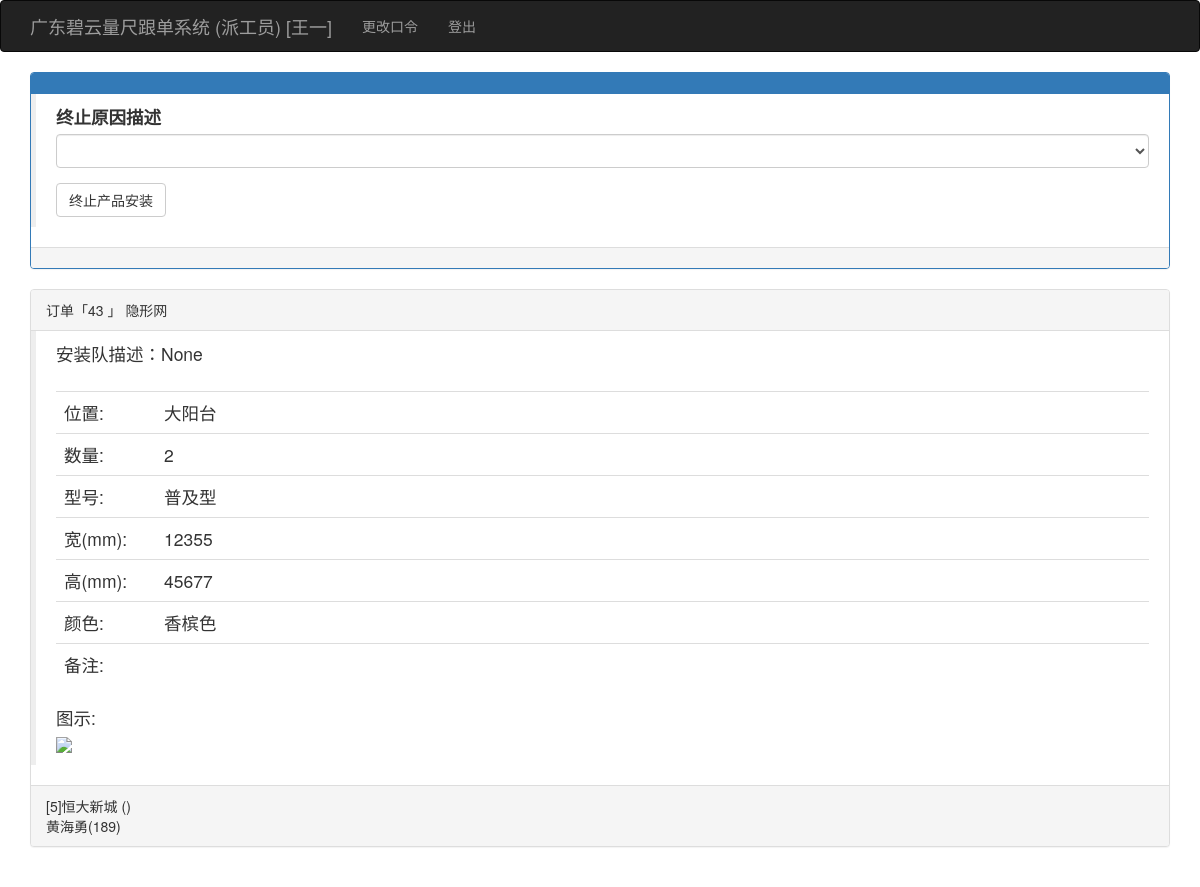
The app's page /stoplc/43 (signed in) with its own data.
### app/models.py (models this page shows, shortened)
class User(UserMixin, db.Model):
    __tablename__ = 'users'
    id = db.Column(db.Integer, primary_key=True)
    user = db.Column(db.String(64), unique=True, index=True)
    pin = db.Column(db.String(64))
    username = db.Column(db.String(64))
    tel = db.Column(db.String(32))
    role = db.Column(db.String(64))
    isuse = db.Column(db.Boolean, default=False)
    beizhu = db.Column(db.String(64))
    kehus = db.relationship('Kehu', backref='user', lazy='dynamic')
    @login_manager.user_loader
    def load_user(user_id):
        return User.query.get(int(user_id))

class Dingdan(db.Model):
    __tablename__ = 'dingdans'
    id = db.Column(db.Integer, primary_key=True)
    kehu_id = db.Column(db.Integer, db.ForeignKey('kehus.id'))
    chanpin_id = db.Column(db.Integer, db.ForeignKey('chanpins.id'))
    shuliang = db.Column(db.Integer)
    weizhi = db.Column(db.String(64))
    xinghao = db.Column(db.String(64))
    kuan_chang = db.Column(db.Integer)
    gao = db.Column(db.Integer)
    meikongkuan_bashoudigao = db.Column(db.Integer)
    color = db.Column(db.String(64))
    shanshu = db.Column(db.Integer)
    zhonghengtiaoshu_gantiaoshu = db.Column(db.Integer)
    shuowei = db.Column(db.String(64))
    ishaveht = db.Column(db.String(64))
    zhangfa_dengfenshu_kaishuofangshi = db.Column(db.String(64))
    jiage = db.Column(db.Float)
    tushipic = db.Column(db.String(64))
    beizhu = db.Column(db.String(64))
    status = db.Column(db.Integer, default=1)  # 1测尺、2业务下单、3工厂下单、4工厂入库、5工厂发货、6收货、7派工、8装完、9安清款
    fakaidi = db.Column(db.String(64))  # -1
    time_1 = db.Column(db.DateTime())
    user_1_id = db.Column(db.Integer, db.ForeignKey('users.id'))
    beizhue = db.Column(db.String(64))
    time0 = db.Column(db.DateTime(), default=datetime.utcnow)
    user0_id = db.Column(db.Integer, db.ForeignKey('users.id'))
    time1 = db.Column(db.DateTime())
    user1_id = db.Column(db.Integer, db.ForeignKey('users.id'))
    time2 = db.Column(db.DateTime())
    user2_id = db.Column(db.Integer, db.ForeignKey('users.id'))
    time3 = db.Column(db.DateTime())
    user3_id = db.Column(db.Integer, db.ForeignKey('users.id'))
    time4 = db.Column(db.DateTime())
    user4_id = db.Column(db.Integer, db.ForeignKey('users.id'))
    time5 = db.Column(db.DateTime())
    user5_id = db.Column(db.Integer, db.ForeignKey('users.id'))
    time6 = db.Column(db.DateTime())
    user6_id = db.Column(db.Integer, db.ForeignKey('users.id'))
    time7 = db.Column(db.DateTime())
    user7_id = db.Column(db.Integer, db.ForeignKey('users.id'))
    time8 = db.Column(db.DateTime())
    user8_id = db.Column(db.Integer, db.ForeignKey('users.id'))
    time9 = db.Column(db.DateTime())
    user9_id = db.Column(db.Integer, db.ForeignKey('users.id'))
    time_1 = db.Column(db.DateTime())
    user_1_id = db.Column(db.Integer, db.ForeignKey('users.id'))
    beizhue = db.Column(db.String(64))
    az_status = db.Column(db.Integer)
    az_beizhue = db.Column(db.String(64))
    az_time_1 = db.Column(db.DateTime())
    az_time1 = db.Column(db.DateTime())
    az_time2 = db.Column(db.DateTime())
    az_time3 = db.Column(db.DateTime())
    azd_id = db.Column(db.Integer, db.ForeignKey('users.id'))
    dingdan_azd = db.relationship("User", foreign_keys=[azd_id])

class Chanpin(db.Model):
    __tablename__ = 'chanpins'
    id = db.Column(db.Integer, primary_key=True)
    pinming = db.Column(db.String(64))
    jiage = db.Column(db.Float)
    beizhu = db.Column(db.String(64))
    dingdans = db.relationship('Dingdan', backref='chanpin', lazy='dynamic')

class Kehu(db.Model):
    __tablename__ = 'kehus'
    id = db.Column(db.Integer, primary_key=True)
    user_id = db.Column(db.Integer, db.ForeignKey('users.id'))
    xiaoqu_id = db.Column(db.Integer, db.ForeignKey('xiaoqus.id'))
    fangjian = db.Column(db.String(64))
    chenghu = db.Column(db.String(64))
    tel = db.Column(db.String(64))
    zje = db.Column(db.Float)
    beizhu = db.Column(db.String(64))
    status = db.Column(db.Integer, default=1)  # 1已测尺、2已下单、3已安装、4已清款
    time0 = db.Column(db.DateTime(), default=datetime.utcnow)
    time1 = db.Column(db.DateTime())
    time2 = db.Column(db.DateTime())
    time3 = db.Column(db.DateTime())
    dingdans = db.relationship('Dingdan', backref='kehu', lazy='dynamic')

class Xiaoqu(db.Model):
    __tablename__ = 'xiaoqus'
    id = db.Column(db.Integer, primary_key=True)
    xiaoqu = db.Column(db.String(64), unique=True, index=True)
    dizhi = db.Column(db.String(100))
    beizhu = db.Column(db.String(128))
    kehus = db.relationship('Kehu', backref='xiaoqu', lazy='dynamic')

### app/main/views.py (the view, shortened to what this page needs)
@main.route('/stoplc/<int:ddid>', methods=['GET', 'POST'])
@login_required
def stoplc(ddid):
    if current_user.role != '派工员':
        return redirect(url_for('main.index'))
    form = stoplcddidForm()
    dingdan = Dingdan.query.get(ddid)
    form.beizhue.data = dingdan.beizhue
    return render_template('stoplc.html', form=form, dingdan=dingdan)

### app/main/forms.py
class stoplcddidForm(FlaskForm):
    beizhue = SelectField("终止原因描述", validators=[DataRequired()],
                          choices=[('', ''),('量尺错误', '量尺错误'), ('设计错误', '设计错误'), ('生产错误', '生产错误'),('物流破损', '物流破损'), ('客户不满意', '客户不满意'), ('其他原因', '其他原因')])
    submit = SubmitField('终止产品安装')
    def __init__(self, *args, **kwargs):
        super(stoplcddidForm, self).__init__(*args, **kwargs)

### app/templates/stoplc.html (shortened to what this page needs)
{% extends "base.html" %}
{% import "bootstrap/wtf.html" as wtf %}
{% block page_content %}
    <div class="panel panel-primary">
        <div class="panel-heading">
        </div>
        <div class="post-body">
            <blockquote>
                {{ wtf.quick_form(form) }}
            </blockquote>
        </div>
        <div class="panel-footer"></div>
    </div>
       <div class="panel panel-default">
            <div class="panel-heading">订单「{{ dingdan.id }} 」 {{ dingdan.chanpin.pinming }}
            </div>
            <div class="post-body">
                <blockquote>
                安装队描述：{{ dingdan.az_beizhue }}
                <br><br>
                    <table class="table">
                        <tr>
                            <td style="width: 100px;">位置:</td>
                            <td>{{ dingdan.weizhi }}</td>
                        </tr>
                        <tr>
                            <td>数量:</td>
                            <td>{{ dingdan.shuliang }}</td>
                        </tr>
                        <tr>
                            <td>型号:</td>
                            <td>{{ dingdan.xinghao }}</td>
                        </tr>
                        {% if dingdan.chanpin.pinming == '隐形网' %}
                            <tr>
                                <td>宽(mm):</td>
                                <td>{{ dingdan.kuan_chang }}</td>
                            </tr>
                            <tr>
                                <td>高(mm):</td>
                                <td>{{ dingdan.gao }}</td>
                            </tr>
                            <tr>
                                <td>颜色:</td>
                                <td>{{ dingdan.color }}</td>
                            </tr>
                        {% endif %}
                        <tr>
                            <td>备注:</td>
                            <td>{{ dingdan.beizhu }}</td>
                        </tr>
                    </table>
                    图示:<br>
                    <img height="180" src="/static/upload/{{ dingdan.tushipic }}">
                </blockquote>
            </div>
            <div class="panel-footer">
               [{{ dingdan.kehu.id }}]{{ dingdan.kehu.xiaoqu.xiaoqu }} ({{ dingdan.kehu.fanjian }})
                <br>
                {{ dingdan.kehu.user.username }}({{ dingdan.kehu.user.tel }})
            </div>
        </div>
{% endblock %}

### app/templates/base.html (shortened to what this page needs)
{% extends "bootstrap/base.html" %}
{% import 'render_listcp.html' as macors %}
{% block head %}
{{ super() }}
<link rel="stylesheet" type="text/css" href="{{ url_for('static', filename='styles.css') }}">
{% endblock %}
{% block navbar %}
<div class="navbar navbar-inverse" role="navigation">
    <div class="container">
        <div class="navbar-header">
            <a class="navbar-brand" href="{{ url_for('main.index') }}">广东碧云量尺跟单系统 ({{ current_user.role }}) [{{ current_user.username }}] </a>
        </div>
        <div class="navbar-collapse collapse">
            <ul class="nav navbar-nav">
                {% if current_user.is_authenticated %}
                <li><a href="{{ url_for('auth.change_pin') }}">更改口令</a></li>
                <li><a href="{{ url_for('auth.logout') }}">登出</a></li>
                {% endif %}
            </ul>
        </div>
    </div>
</div>
{% endblock %}
{% block content %}
<div class="container">
    {% block page_content %}{% endblock %}
</div>
{% endblock %}

### records on screen
User: role "派工员", username "王一"
Dingdan: id "43", az_beizhue "None", weizhi "大阳台", shuliang "2", xinghao "普及型", kuan_chang "12355", gao "45677", color "香槟色"
Chanpin: chanpin.pinming "隐形网"
Kehu: kehu.id "5"
Xiaoqu: kehu.xiaoqu.xiaoqu "恒大新城"
User: kehu.user.username "黄海勇", kehu.user.tel "189"
